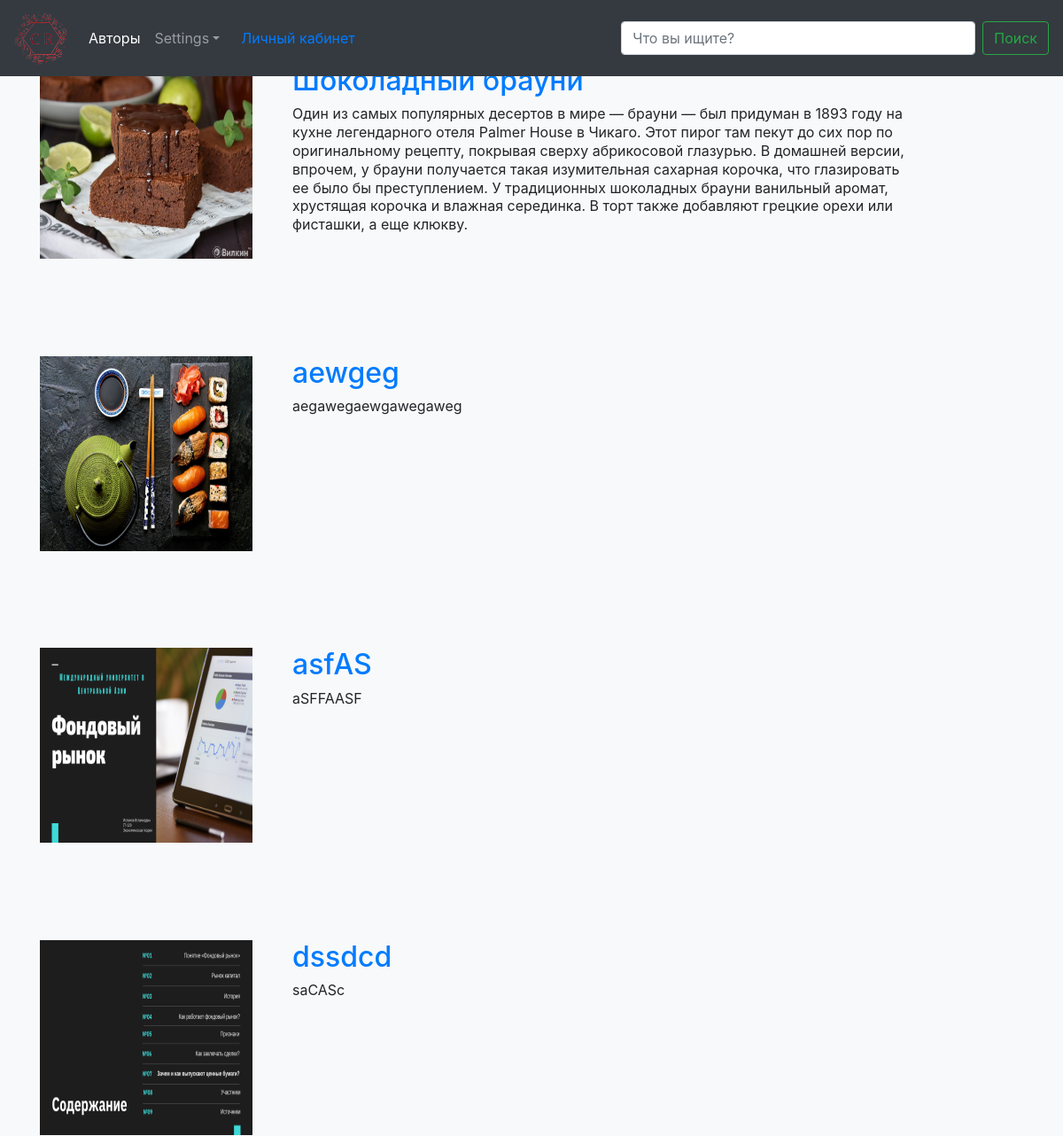
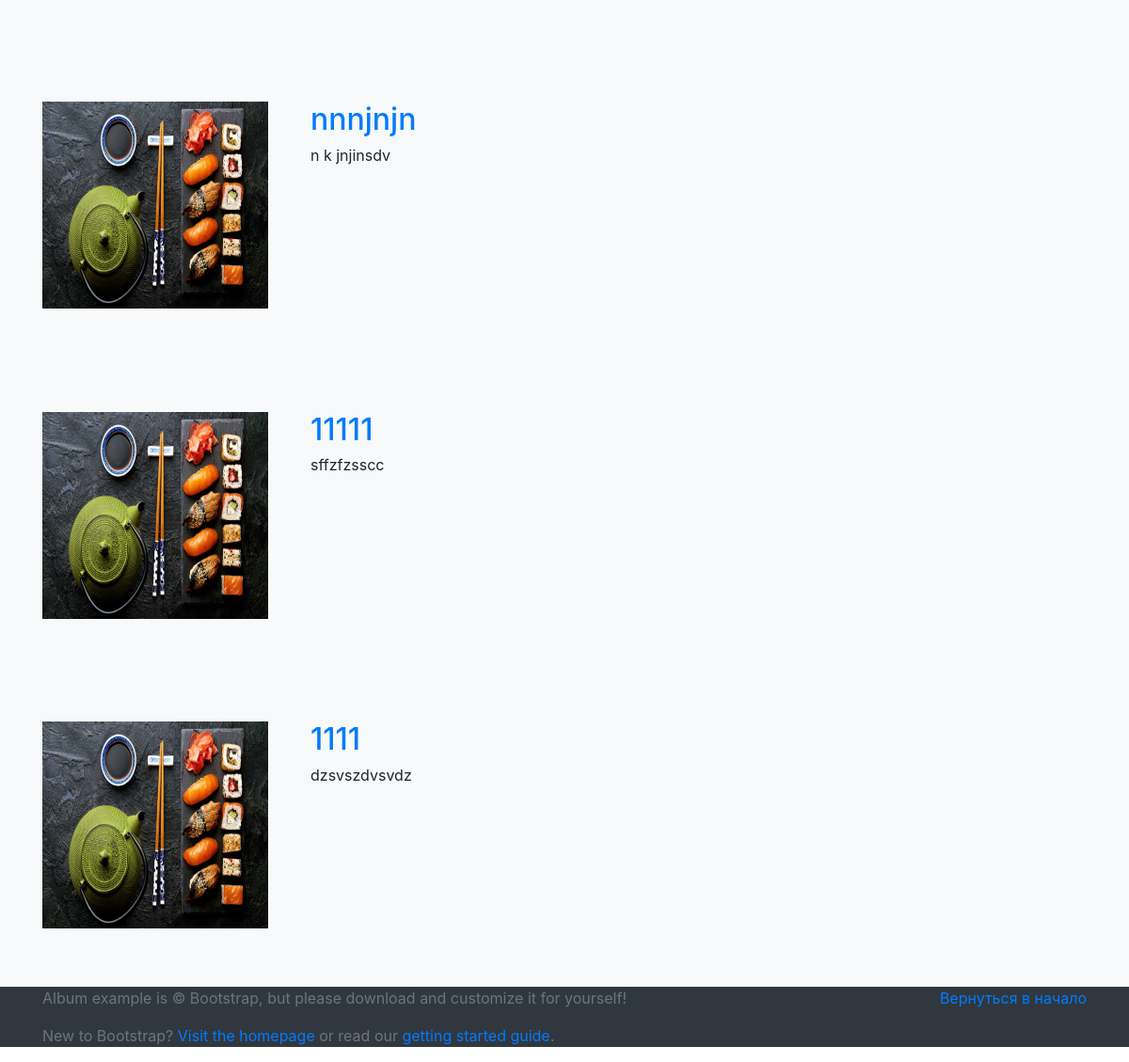
The app's page /author/1/ (signed in) with its own data (2 pictures, top to bottom).
### recipe_app/models.py (models this page shows, shortened)
class Recipe(models.Model):
    user = models.ForeignKey(User, on_delete=models.CASCADE, null=True, blank=False, verbose_name="Автор")
    create = models.DateTimeField(auto_now_add=True)
    title = models.CharField(max_length=150, verbose_name="Название блюда")
    description = models.TextField(null=True, blank=False, verbose_name="Описание")
    video = models.FileField(upload_to='videos/%Y/%m/%d', blank=True, null=True, verbose_name="Видео")
    image = models.ImageField(blank=False, upload_to='images/%Y/%m/%d', verbose_name='Изображение')
    number = models.IntegerField(verbose_name="Количество порций", blank=False)
    ingredient = models.ManyToManyField(Ingredient, blank=False, verbose_name="Ингредианты")
    gram = models.TextField(max_length=300, blank=False, verbose_name="Укажите кол-во грамм, шт или мл. Каждого инградиента")
    cooking = models.TextField(blank=False, verbose_name="Инструкция по приготовлению")
    category = models.ForeignKey(Category, on_delete=models.CASCADE, null=True, blank=False, verbose_name="Категория блюда")

### recipe_app/views.py (the view, shortened to what this page needs)
# urls.py: path('author/<int:pk>/', views.AuthorDetailView.as_view(), name='author_detail'),
class AuthorDetailView(IngredientCategory, ListView):
    model = Recipe
    context_object_name = 'author'
    template_name = 'recipe_app/author_detail.html'

### recipe_app/templates/recipe_app/author_detail.html (shortened to what this page needs)
{% extends 'recipe_app/base.html' %}
{% block content %}
  {% for recipe in object_list %}
      <div class="album py-5 bg-light ">
        <div class="container ">
          <div class="row ">
        <div class="container marketing">
          <div class="row featurette">
            <div class="col-md-8 order-md-2">
              <a href="{% url 'recipe_detail' recipe.pk %}" class="lead"><h2 class="featurette-heading">{{ recipe.title }}</h2></a>
                <p class="clip"> {{ recipe.description }} </p>
            </div>
          <div class="col-md-3 order-md-1">
            <img  src="/media/{{ recipe.image }}" style="height: 220px; width: 240px"  alt="Generic placeholder image">
          </div>
        </div>
      </div>
    </div>
  </div>
      </div>
{% endfor %}
{% endblock content %}

### recipe_app/static/css/style.css (style rules this page uses)
.clip { width: 700px; overflow: hidden; display: -webkit-box; -webkit-line-clamp: 8; -webkit-box-orient: vertical; line-height: 1.3em; height: 10.7em; }

### records on screen
Recipe: title "Шоколадный брауни", description "Один из самых популярных десертов в мире — брауни — был придуман в 1893 году на кухне легендарного отеля Palmer House в Чикаго. Этот пирог там пекут до сих пор по оригинальному рецепту, покрывая сверху абрикосовой глазурью. В домашней версии, впрочем, у брауни получается такая изумительная сахарная корочка, что глазировать ее было бы преступлением. У традиционных шоколадных брауни ванильный аромат, хрустящая корочка и влажная серединка. В торт также добавляют грецкие орехи или фисташки, а еще клюкву.", image (picture)
Recipe: title "aewgeg", description "aegawegaewgawegaweg", image (picture)
Recipe: title "asfAS", description "aSFFAASF", image (picture)
Recipe: title "dssdcd", description "saCASc", image (picture)
Recipe: title "nnnjnjn", description "n k jnjinsdv", image (picture)
Recipe: title "11111", description "sffzfzsscc", image (picture)
Recipe: title "1111", description "dzsvszdvsvdz", image (picture)
